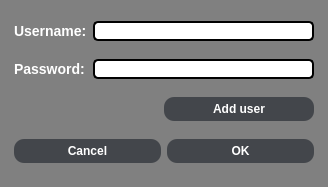
<?xml version="1.0" encoding="UTF-8"?>
<ui version="4.0">
 <class>Login</class>
 <widget class="QDialog" name="Login">
  <property name="geometry">
   <rect>
    <x>0</x>
    <y>0</y>
    <width>328</width>
    <height>187</height>
   </rect>
  </property>
  <property name="sizePolicy">
   <sizepolicy hsizetype="Fixed" vsizetype="Fixed">
    <horstretch>0</horstretch>
    <verstretch>0</verstretch>
   </sizepolicy>
  </property>
  <property name="windowTitle">
   <string>Shop login</string>
  </property>
  <property name="styleSheet">
   <string notr="true">background-color: grey;</string>
  </property>
  <layout class="QGridLayout" name="gridLayout">
   <item row="3" column="2">
    <widget class="QLineEdit" name="passwordLineEdit">
     <property name="styleSheet">
      <string notr="true">background-color: white;
border-radius: 5px;
border: 2px solid black;</string>
     </property>
    </widget>
   </item>
   <item row="3" column="3">
    <spacer name="horizontalSpacer_2">
     <property name="orientation">
      <enum>Qt::Horizontal</enum>
     </property>
     <property name="sizeType">
      <enum>QSizePolicy::Minimum</enum>
     </property>
     <property name="sizeHint" stdset="0">
      <size>
       <width>3</width>
       <height>20</height>
      </size>
     </property>
    </spacer>
   </item>
   <item row="3" column="1">
    <widget class="QLabel" name="label_2">
     <property name="styleSheet">
      <string notr="true">font: bold 14px;
color: white;</string>
     </property>
     <property name="text">
      <string>Password:</string>
     </property>
    </widget>
   </item>
   <item row="2" column="1" colspan="2">
    <spacer name="verticalSpacer_2">
     <property name="orientation">
      <enum>Qt::Vertical</enum>
     </property>
     <property name="sizeType">
      <enum>QSizePolicy::Preferred</enum>
     </property>
     <property name="sizeHint" stdset="0">
      <size>
       <width>20</width>
       <height>5</height>
      </size>
     </property>
    </spacer>
   </item>
   <item row="3" column="0">
    <spacer name="horizontalSpacer_3">
     <property name="orientation">
      <enum>Qt::Horizontal</enum>
     </property>
     <property name="sizeType">
      <enum>QSizePolicy::Minimum</enum>
     </property>
     <property name="sizeHint" stdset="0">
      <size>
       <width>3</width>
       <height>20</height>
      </size>
     </property>
    </spacer>
   </item>
   <item row="6" column="1" colspan="2">
    <spacer name="verticalSpacer">
     <property name="orientation">
      <enum>Qt::Vertical</enum>
     </property>
     <property name="sizeType">
      <enum>QSizePolicy::Preferred</enum>
     </property>
     <property name="sizeHint" stdset="0">
      <size>
       <width>20</width>
       <height>5</height>
      </size>
     </property>
    </spacer>
   </item>
   <item row="8" column="1" colspan="2">
    <layout class="QHBoxLayout" name="horizontalLayout">
     <item>
      <widget class="QPushButton" name="cancelButton">
       <property name="styleSheet">
        <string notr="true">QPushButton#cancelButton{	background-color:rgb(67,70,75);
    border-width: 2px;
    border-radius: 10px;
    border-color: beige;
    font: bold 12px;
	color: white;
    padding: 5px;
}
QPushButton#cancelButton:pressed {
    border-style: inset;
border: 2px solid black;
}</string>
       </property>
       <property name="text">
        <string>Cancel</string>
       </property>
      </widget>
     </item>
     <item>
      <widget class="QPushButton" name="okButton">
       <property name="styleSheet">
        <string notr="true">QPushButton#okButton{	background-color: rgb(67,70,75);
    border-width: 2px;
    border-radius: 10px;
    border-color: beige;
    font: bold 12px;
	color: white;
    padding: 5px;
}
QPushButton#okButton:pressed {
    border-style: inset;
	border: 2px solid black;
}</string>
       </property>
       <property name="text">
        <string>OK</string>
       </property>
      </widget>
     </item>
    </layout>
   </item>
   <item row="5" column="1" colspan="2">
    <layout class="QHBoxLayout" name="horizontalLayout_2">
     <item>
      <spacer name="horizontalSpacer">
       <property name="orientation">
        <enum>Qt::Horizontal</enum>
       </property>
       <property name="sizeType">
        <enum>QSizePolicy::MinimumExpanding</enum>
       </property>
       <property name="sizeHint" stdset="0">
        <size>
         <width>30</width>
         <height>20</height>
        </size>
       </property>
      </spacer>
     </item>
     <item>
      <widget class="QPushButton" name="addUserButton">
       <property name="sizePolicy">
        <sizepolicy hsizetype="Expanding" vsizetype="Fixed">
         <horstretch>0</horstretch>
         <verstretch>0</verstretch>
        </sizepolicy>
       </property>
       <property name="styleSheet">
        <string notr="true">QPushButton#addUserButton{	background-color: rgb(67,70,75);
    border-width: 2px;
    border-radius: 10px;
    border-color: beige;
    font: bold 12px;
	color: white;
    padding: 5px;
}
QPushButton#addUserButton:pressed {
    border-style: inset;
border: 2px solid black;
}</string>
       </property>
       <property name="text">
        <string>Add user</string>
       </property>
      </widget>
     </item>
    </layout>
   </item>
   <item row="0" column="1" colspan="2">
    <spacer name="verticalSpacer_3">
     <property name="orientation">
      <enum>Qt::Vertical</enum>
     </property>
     <property name="sizeType">
      <enum>QSizePolicy::Preferred</enum>
     </property>
     <property name="sizeHint" stdset="0">
      <size>
       <width>20</width>
       <height>3</height>
      </size>
     </property>
    </spacer>
   </item>
   <item row="1" column="2">
    <widget class="QLineEdit" name="usernameLineEdit">
     <property name="styleSheet">
      <string notr="true">background-color: white;
border-radius: 5px;
border: 2px solid black;</string>
     </property>
    </widget>
   </item>
   <item row="9" column="1" colspan="2">
    <spacer name="verticalSpacer_4">
     <property name="orientation">
      <enum>Qt::Vertical</enum>
     </property>
     <property name="sizeType">
      <enum>QSizePolicy::Preferred</enum>
     </property>
     <property name="sizeHint" stdset="0">
      <size>
       <width>20</width>
       <height>3</height>
      </size>
     </property>
    </spacer>
   </item>
   <item row="1" column="1">
    <widget class="QLabel" name="label">
     <property name="styleSheet">
      <string notr="true">font: bold 14px;
color: white;</string>
     </property>
     <property name="text">
      <string>Username:</string>
     </property>
    </widget>
   </item>
   <item row="4" column="1" colspan="2">
    <spacer name="verticalSpacer_5">
     <property name="orientation">
      <enum>Qt::Vertical</enum>
     </property>
     <property name="sizeType">
      <enum>QSizePolicy::Minimum</enum>
     </property>
     <property name="sizeHint" stdset="0">
      <size>
       <width>20</width>
       <height>5</height>
      </size>
     </property>
    </spacer>
   </item>
  </layout>
 </widget>
 <resources/>
 <connections/>
</ui>
